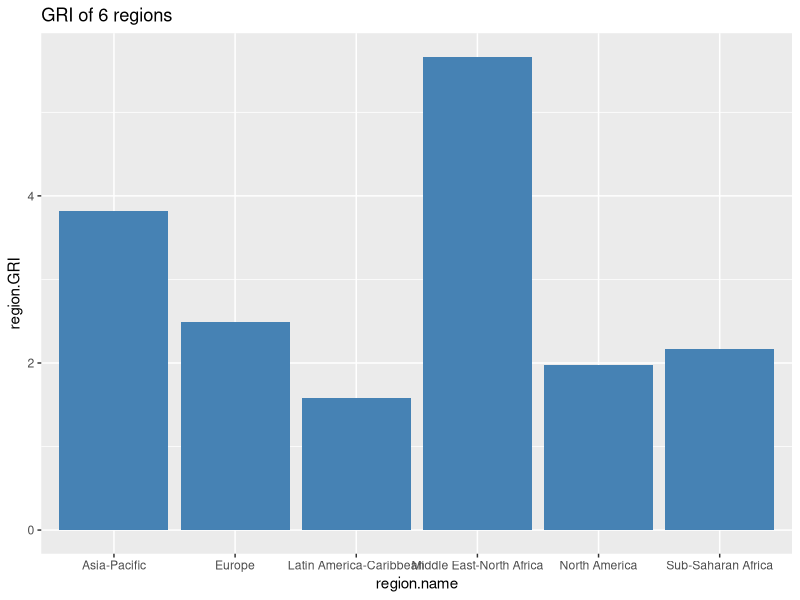
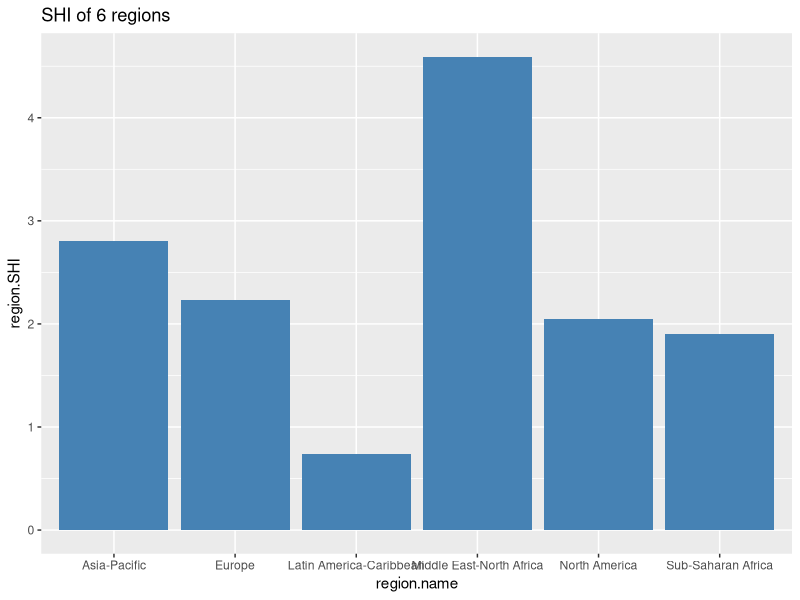
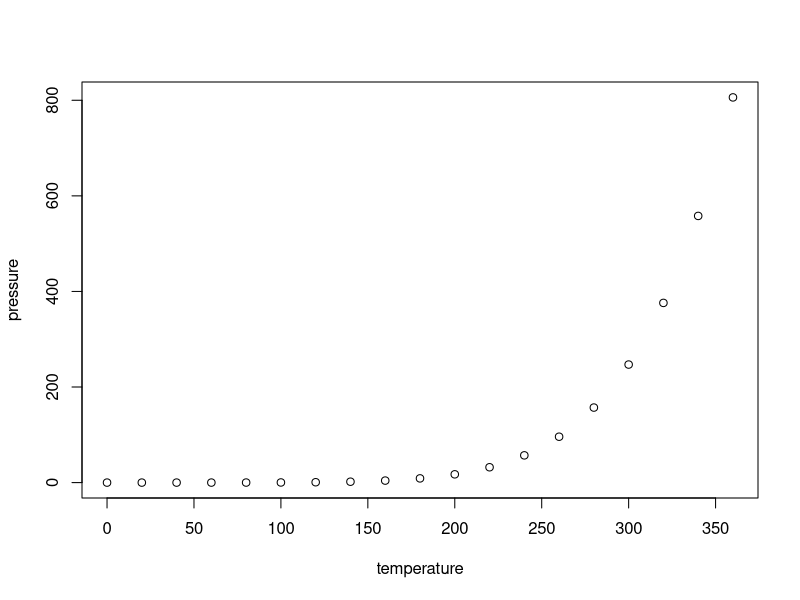

Write the R code that produced these figures, in order.
## ---- chunk 1
knitr::opts_chunk$set(echo = TRUE)
## ---- chunk 2
library(foreign)
data <- read.dta("PublicDataSet_ReligiousRestrictions_2007to2014.dta")
View(data)
str(data)
## ---- chunk 3
library(ggplot2)
library(reshape2)
## ---- chunk 4
region.name <- c(unique(data[,"Region6"])) # find out how many regions in total
# Calculate the average GRI of 6 regions
region.GRI <- c()
for(i in unique(data[,"Region6"])){
  region.GRI <- c(region.GRI, mean(data[data[,"Region6"] == i,"GRI"]))
}
# Calculate the average SHI of 6 regions
region.SHI <- c()
for(i in unique(data[,"Region6"])){
  region.SHI <- c(region.SHI, mean(data[data[,"Region6"] == i,"SHI"]))
}
# Construct the region dataframe
region <- data.frame(region.name = region.name, region.GRI = region.GRI, region.SHI = region.SHI)
region
## Plot the GRI barchart
ggplot(region) + geom_bar(mapping = aes(x = region.name, y = region.GRI), stat = "identity", position = "dodge", fill = "steelblue") + labs(title = "GRI of 6 regions")

## Plot the SHI barchart
ggplot(region) + geom_bar(mapping = aes(x = region.name, y = region.SHI), stat = "identity", position = "dodge", fill = "steelblue") + labs(title = "SHI of 6 regions")

## ---- chunk 5
GRI.2007 <- c(); SHI.2007 <- c()
GRI.2008 <- c(); SHI.2008 <- c()
GRI.2009 <- c(); SHI.2009 <- c()
GRI.2010 <- c(); SHI.2010 <- c()
GRI.2011 <- c(); SHI.2011 <- c()
GRI.2012 <- c(); SHI.2012 <- c()
GRI.2013 <- c(); SHI.2013 <- c()
GRI.2014 <- c(); SHI.2014 <- c()

for(i in unique(data[,"Region6"])){
  GRI.2007 <- c(GRI.2007, mean(data[(data[,"Region6"] == i) & (data[,"Question_Year"] == 2007), "GRI"]))
  GRI.2008 <- c(GRI.2008, mean(data[(data[,"Region6"] == i) & (data[,"Question_Year"] == 2008), "GRI"]))
  GRI.2009 <- c(GRI.2009, mean(data[(data[,"Region6"] == i) & (data[,"Question_Year"] == 2009), "GRI"]))
  GRI.2010 <- c(GRI.2010, mean(data[(data[,"Region6"] == i) & (data[,"Question_Year"] == 2010), "GRI"]))
  GRI.2011 <- c(GRI.2011, mean(data[(data[,"Region6"] == i) & (data[,"Question_Year"] == 2011), "GRI"]))
  GRI.2012 <- c(GRI.2012, mean(data[(data[,"Region6"] == i) & (data[,"Question_Year"] == 2012), "GRI"]))
  GRI.2013 <- c(GRI.2013, mean(data[(data[,"Region6"] == i) & (data[,"Question_Year"] == 2013), "GRI"]))
  GRI.2014 <- c(GRI.2014, mean(data[(data[,"Region6"] == i) & (data[,"Question_Year"] == 2014), "GRI"]))
  
  SHI.2007 <- c(SHI.2007, mean(data[(data[,"Region6"] == i) & (data[,"Question_Year"] == 2007), "SHI"]))
  SHI.2008 <- c(SHI.2008, mean(data[(data[,"Region6"] == i) & (data[,"Question_Year"] == 2008), "SHI"]))
  SHI.2009 <- c(SHI.2009, mean(data[(data[,"Region6"] == i) & (data[,"Question_Year"] == 2009), "SHI"]))
  SHI.2010 <- c(SHI.2010, mean(data[(data[,"Region6"] == i) & (data[,"Question_Year"] == 2010), "SHI"]))
  SHI.2011 <- c(SHI.2011, mean(data[(data[,"Region6"] == i) & (data[,"Question_Year"] == 2011), "SHI"]))
  SHI.2012 <- c(SHI.2012, mean(data[(data[,"Region6"] == i) & (data[,"Question_Year"] == 2012), "SHI"]))
  SHI.2013 <- c(SHI.2013, mean(data[(data[,"Region6"] == i) & (data[,"Question_Year"] == 2013), "SHI"]))
  SHI.2014 <- c(SHI.2014, mean(data[(data[,"Region6"] == i) & (data[,"Question_Year"] == 2014), "SHI"]))
}

region['GRI.2007'] <- GRI.2007
region['GRI.2008'] <- GRI.2008
region['GRI.2009'] <- GRI.2009
region['GRI.2010'] <- GRI.2010
region['GRI.2011'] <- GRI.2011
region['GRI.2012'] <- GRI.2012
region['GRI.2013'] <- GRI.2013
region['GRI.2014'] <- GRI.2014

region['SHI.2007'] <- SHI.2007
region['SHI.2008'] <- SHI.2008
region['SHI.2009'] <- SHI.2009
region['SHI.2010'] <- SHI.2010
region['SHI.2011'] <- SHI.2011
region['SHI.2012'] <- SHI.2012
region['SHI.2013'] <- SHI.2013
region['SHI.2014'] <- SHI.2014
region
## ---- chunk 6
region.melt <- melt(region, id.vars = c("region.name"))
## ---- chunk 7
plot(pressure)
